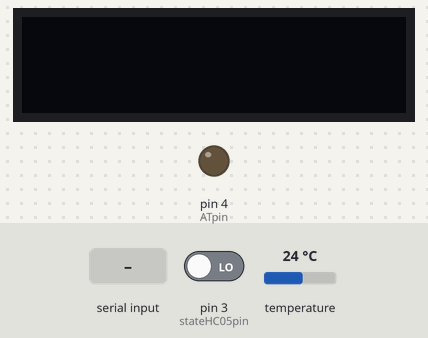
A sketch run on a simulated Arduino Mega 2560, built with avr-gcc and run on an emulated ATmega2560. Shown: 128×32 one-colour display, output pins drawn as LEDs (lit = HIGH). Inputs (shaded band) come from the test bench; at power-on: pin 3 (stateHC05pin) LOW, temperature 24 °C. The display library's start-up logo is not drawn; the modem accepts every AT command (registered, SIM ready, sends succeed) and sends nothing else; what the sketch prints to the serial monitor is not drawn.

Above: at 0.8 s.
0.9 s: "ROLE=1>" received over the second serial link
3.4 s: "OK>" received over the second serial link
5.9 s: "ELM>" received over the second serial link
At 13.2 s:
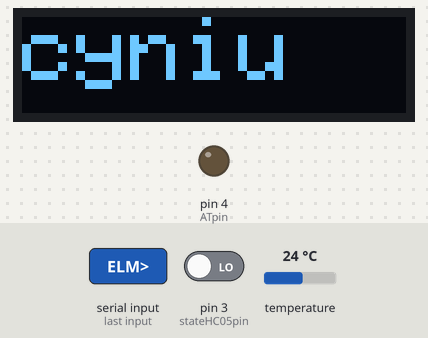
At 14.8 s:
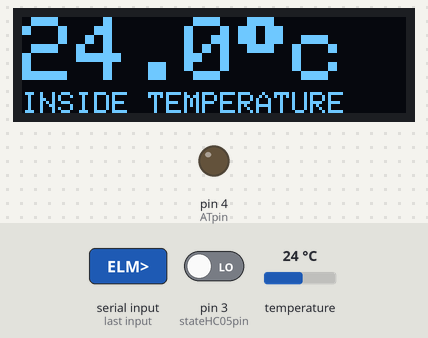
Timing chart, 0 to 16.3 s (numbered marks = the images above; inputs shaded):
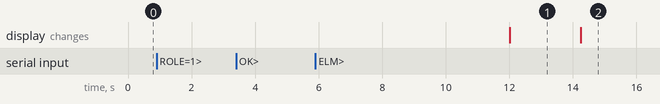

Measured:
- after the input at 0.9 s, every drawn part: stays the same
- after the input at 3.4 s, every drawn part: stays the same
- after the input at 5.9 s, the display: changes after 6.1 s (image 1)
- what the display in image 1 shows lasts 2.2 s, from 12.0 s to 14.2 s

The sketch:

CAR_PC.ino
```cpp
#include <OneWire.h>
#include <DallasTemperature.h>
#include <Wire.h>
#include <Adafruit_GFX.h>
#include <Adafruit_SSD1306.h>

#include "ELM327.h"
#include "nextionLCD.h"

#define OLED_RESET 40
#define ONE_WIRE_BUS 5
OneWire oneWire(ONE_WIRE_BUS);

// Pass our oneWire reference to Dallas Temperature.
DallasTemperature sensors(&oneWire);
#define TEMPERATURE_PRECISION 8
// Ilość czujników
#define SENSORS_NUM 2
// Adresy czujników
// arrays to hold device addresses
DeviceAddress insideThermometer = {
  0x28, 0xFF, 0xAC, 0xBC, 0x80, 0x16, 0x05, 0xC2
};


ELM327 elm327;
NEXTION_LCD lcd;
Adafruit_SSD1306 display( OLED_RESET );

const byte stateHC05pin = 3;
const byte ATpin = 4;
String bufor;
bool workOK = true;
double temperatureInside() {
  sensors.requestTemperatures(); // Send the command to get temperatures
  return sensors.getTempC(insideThermometer);
}
void setup()
{
  Serial.begin(9600);
  Serial2.begin(9600);

  display.begin(SSD1306_SWITCHCAPVCC, 0x3C);  // initialize with the I2C addr 0x3C (for the 128x32)
  display.display();

  sensors.begin();
  sensors.setResolution(insideThermometer , TEMPERATURE_PRECISION);

  elm327.init(38400, stateHC05pin, ATpin);
  Serial.println("wait for connection");

  while (!elm327.isConnectedToBluetooth()) {
    Serial.print('.');
  }
  elm327.elm327WaitForReady();
  elm327.setupELM327();
  elm327.setPcmHeader();
  //lcd.displayMainPage();
  voltage();
  displayText("cyniu");
  Serial.println("setup done");
}

void loop()
{
  if (Serial.available() > 0) {
    while (Serial.available() > 0) {
      bufor += Serial.readString();
    }
    if (bufor[0] == 'f') {
      USEFUL::freeMode();
      bufor = "";
    }
    bufor = "";
  }
  voltage();
  odometer();
  engineLoad();
  brakeUse();
  coolant();
  engineLoad();
  brakeUse();
  fuel();
  engineLoad();
  brakeUse();
  temperatureInsideCar();
  engineLoad();
  brakeUse();
  runtime();
  engineLoad();
  brakeUse();
  engineLoad();
  brakeUse();

  engineLoad();
  brakeUse();
  delay(50);
}

void coolant() {
  String buf = String(elm327.engineCoolantTemperature());
  lcd.displayCoolantBar(buf);
  lcd.displayCoolant( buf);
}
void voltage() {
  float volt = elm327.getVoltage();
  if (volt > 1.0 && workOK == false){
    lcd.displayMainPage();//daj ekran connections
    workOK = true;
  }
  else if (volt < 1.0 && workOK == true){
    lcd.displayConnPage();//daj ekran wysetlania danych
    workOK = false;
  }
  String voltBuf = String(volt);
  //Serial.println (voltBuf);
  lcd.displayVoltage( voltBuf );
}
void fuel() {
  String buf = String (elm327.fuelTankLevel());
  lcd.displayFuelBar(buf);
  lcd.displayFuel(buf);
}
void temperatureInsideCar() {
  double t = temperatureInside();
  String txt = String(t);
  txt.remove(txt.length() - 1, txt.length());
  lcd.displayTemp(txt);
  displayTemperature(txt);
}
void odometer() {
  String odo = String(elm327.odometerCurrent());
  lcd.displayOdometer(odo);
}
void runtime() {
  long time1 = elm327.runTimeEngineStart();
  String str = USEFUL::convertSecToHMstring(time1);
  lcd.displayRuntime(str);
}
void engineLoad() {
  int load = elm327.engineLoad();
  lcd.displayLoad(String(load) + "%");
}
void brakeUse() {
  CAR_BRAKE statusNow = elm327.brakeON();
  static bool parkingBrakeStatus = false;
  static bool brakeStatus = false;

  static unsigned int counter  = 0;
  if ((statusNow == CAR_BRAKE::ON || statusNow == CAR_BRAKE::BOTH_BRAKE) && brakeStatus == false) {
    lcd.displayBrakeStat("BRAKE!");
    counter++;
    lcd.displayBrakeCounter(counter);
    brakeStatus = true;
  }
  else if ((statusNow == CAR_BRAKE::OFF || statusNow == CAR_BRAKE::PARKING_BRAKE) && brakeStatus == true) {
    lcd.displayBrakeStat("---");
    brakeStatus = false;
  }
  else if ((statusNow == CAR_BRAKE::BOTH_BRAKE || statusNow == CAR_BRAKE::PARKING_BRAKE) && parkingBrakeStatus == false) {
    lcd.displayParkingBrake(true);
    parkingBrakeStatus = true;
  }
  else if ((statusNow == CAR_BRAKE::OFF || statusNow == CAR_BRAKE::ON) && parkingBrakeStatus == true) {
    lcd.displayParkingBrake(false);
    parkingBrakeStatus = false;
  }

}
void displayTemperature(String str) {
  // Clear the buffer.
  display.clearDisplay();
  display.setCursor(0, 25);
  display.setTextSize(1);
  display.setTextColor(WHITE);
  display.print("INSIDE TEMPERATURE");

  display.setCursor(0, 0);
  display.setTextSize(3);
  display.setTextColor(WHITE);
  display.print(str + (char)247 + 'c');
  display.display();
}

void displayText(String str) {
  // Clear the buffer.
  display.clearDisplay();
  display.setCursor(0, 0);
  display.setTextSize(3);
  display.setTextColor(WHITE);
  display.print(str);
  display.display();
}
```

ELM327.cpp
```cpp
#include "ELM327.h"
HardwareSerial & SerialBluetooth = Serial1;

ELM327::ELM327() {

}
ELM327::~ELM327() {

}
void ELM327::sendATCommand(String command) {
  SerialBluetooth.print(command);
  SerialBluetooth.write("\r\n");
}
String ELM327::recvATCommand() {
  String recvString;
  //Serial.print("recv: ");
  delay(100);
  while (SerialBluetooth.available() > 0) {
    recvString += SerialBluetooth.readString();
  }
  return recvString;
}
void ELM327::sendATCommandToOBDII(String cmd) {
  SerialBluetooth.print(cmd);
  SerialBluetooth.write("\r\n");
}
String ELM327::recvFromOBDII() {
  String recvString;
  delay(100);
  while (SerialBluetooth.available() > 0) {
    recvString += SerialBluetooth.readStringUntil('>');
  }
  SerialBluetooth.flush();
  return recvString;
}

void ELM327::init(unsigned int bitrate, byte statePin, byte ATpin) {
  SerialBluetooth.begin(bitrate);
  m_statePin = statePin;
  pinMode(m_statePin, INPUT);
  m_ATpin = ATpin;
  pinMode(m_ATpin, OUTPUT);
}

bool ELM327::isConnectedToBluetooth() {
  //SerialBluetooth.flush();
  if (digitalRead(m_statePin) == HIGH) {
    sendATCommand("ATI");
    String buf  = SerialBluetooth.readStringUntil('\n');
    // Serial.print("odebralem w low: ");
    //Serial.println(buf);
    return true;
  }
  digitalWrite(m_ATpin, HIGH);
  sendATCommand("AT");
  String buf  = SerialBluetooth.readStringUntil('\n');
  Serial.print("odebralem: ");
  Serial.println(buf);
  if (buf[0] == 'O' && buf[1] == 'K')
  {
    digitalWrite(m_ATpin, LOW);
    return true;
  }
  return false;
}
bool  ELM327::isELM327Connected() {
  sendATCommand("ATI");
  if ( recvATCommand() == "OK" && digitalRead(m_statePin) == HIGH)
  {
    return true;
  }
  return false;
}
void ELM327::elm327WaitForReady() {
  sendATCommand("ATI");
  String content = recvATCommand();
  Serial.println(content.indexOf("ELM"));
  Serial.println(content);
  while (content.indexOf("ELM") < 0) {
    sendATCommand("ATI");
    content = recvATCommand();
    Serial.println(content.indexOf("ELM"));
    Serial.println(content);
    delay(500);
    Serial.println("no elm!");
  }

}
void ELM327::connectingToELM327BT(String MAC_ELM327) {

  isConnectedToBluetooth();
  //sendATCommand("AT+RESET");

  delay(1000);
  isConnectedToBluetooth();
  Serial.println("version");
  sendATCommand("AT+VERSION"  );
  Serial.print(recvATCommand());
  //  Serial.println("ROLE=1");
  //  sendATCommand("AT+ROLE=1");
  //  Serial.println(recvATCommand());
  //  Serial.println("CMODE");
  //  sendATCommand("AT+CMODE=0");
  //  Serial.println(recvATCommand());
  //  Serial.println("INIT");
  //  sendATCommand("AT+INIT");
  //  Serial.println(recvATCommand());
  //  delay(1000);
  Serial.println("BIND");
  sendATCommand("AT+BIND=" + MAC_ELM327);
  Serial.println(recvATCommand());
  delay(3000);
  Serial.println("PAIR");
  sendATCommand("AT+PAIR=" + MAC_ELM327 + ",10");
  Serial.println(recvATCommand());
  delay(3000);
  Serial.println("LINK");
  sendATCommand("AT+LINK=" + MAC_ELM327);
  Serial.println(recvATCommand());
  Serial.println("SP");
  sendATCommand("AT SP 0");
  Serial.println(recvATCommand());
  Serial.println("done");
}
void ELM327::setupELM327() {
  sendATCommand("AT E0");
  Serial.println(recvATCommand());
  sendATCommand("AT SP 0");
  Serial.println(recvATCommand());
  sendATCommand("AT S0");
  Serial.println(recvATCommand());
}
void ELM327::setPcmHeader() {
  sendATCommand("ATSH0007E0");
  Serial.println(recvATCommand());
  sendATCommand("ATCRA7E8");
  Serial.println(recvATCommand());
}

int ELM327::engineCoolantTemperature() {
  int temperature = 0;
  String temp;
  sendATCommandToOBDII("0105");
  temp = recvFromOBDII();
  //Serial.println(temp.substring(4, 7));
  temperature = USEFUL::hexToDec(temp.substring(4, 6));
  return temperature - 40;
}
int ELM327::fuelTankLevel() {
  int level;
  String temp;
  sendATCommandToOBDII("012F");
  temp = recvFromOBDII();
  level = USEFUL::hexToDec(temp.substring(4, 6));
  return (level * 100) / 255;
}

float ELM327::getVoltage() {
  float level;
  String temp = "cyniu";
  sendATCommandToOBDII("AT RV");
  //sendATCommandToOBDII("AT+pswd");
  temp = recvFromOBDII();

  temp = temp.substring(0, 4);
  level = temp.toFloat();
  Serial.print("odebralem voltage: " );
  Serial.println (level);
  return level;
}
int ELM327::engineLoad() {
  int load = 1;
  String temp;
  sendATCommandToOBDII("0104");
  temp = recvFromOBDII();
  //Serial.println(temp.substring(4, 6));
  load = USEFUL::hexToDec(temp.substring(4, 6));
  //Serial.print("LOAD: ");
  //Serial.println(load);
  return (load / 2.55) ;
}

CAR_BRAKE ELM327::brakeON() {
  sendATCommandToOBDII("222B001");
  String temp = recvFromOBDII();
  //Serial.print("BREAK: ");
  //Serial.println(temp);
  switch (temp[6]) {
    case 'C':
      return CAR_BRAKE::ON;
    case '2':
      return CAR_BRAKE::PARKING_BRAKE;
    case 'E':
      return CAR_BRAKE::BOTH_BRAKE;
    default:
      return CAR_BRAKE::OFF;
  }
}

int ELM327::ambientAirTemperature() {
  int temperature = 0;
  String temp;
  sendATCommandToOBDII("0146");
  temp = recvFromOBDII();
  temperature = USEFUL::hexToDec(temp.substring(4, 6));
  return temperature - 40;
}

long ELM327::runTimeEngineStart() {
  //011F   256A+B  return seconds
  int A = 0;
  int B = 0;
  String temp;
  sendATCommandToOBDII("011F");
  temp = recvFromOBDII();
  A = USEFUL::hexToDec(temp.substring(4, 6));
  B = USEFUL::hexToDec(temp.substring(6, 8));
  return 256 * A + B;
}
int ELM327::odometerCurrent() {
  // 0131  256A+B   km
  static int km = 0;
  String temp;
  int A, B;
  if (km <= 0) {
    sendATCommandToOBDII("0131");
    temp = recvFromOBDII();
    A = USEFUL::hexToDec(temp.substring(4, 6));
    B = USEFUL::hexToDec(temp.substring(6, 8));
    km = 256 * A + B;
  }
  sendATCommandToOBDII("0131");
  temp = recvFromOBDII();
  A = USEFUL::hexToDec(temp.substring(4, 6));
  B = USEFUL::hexToDec(temp.substring(6, 8));
  return 256 * A + B - km;
}
```

ELM327.h
```cpp
#ifndef ELM327_H
#define ELM327_H
#include <Arduino.h>
#include "useful.h"
enum class CAR_BRAKE{
  ON,
  OFF,
  PARKING_BRAKE,
  BOTH_BRAKE
};
class ELM327
{
    byte m_statePin;
    byte m_ATpin;
    void sendATCommand(String command);
    String recvATCommand();
    void sendATCommandToOBDII(String cmd);
    String recvFromOBDII();

  public:
    ELM327();
    ~ELM327();
    void init(unsigned int bitrate, byte statePin, byte ATpin);
    bool isConnectedToBluetooth();
    bool isELM327Connected();
    void elm327WaitForReady();
    void connectingToELM327BT(String MAC_ELM327);
    void setupELM327();
    void setPcmHeader();
    int engineCoolantTemperature();
    int fuelTankLevel();
    float getVoltage();
    int engineLoad();
    CAR_BRAKE brakeON();
    int ambientAirTemperature();
    long runTimeEngineStart();
    int odometerCurrent();
};
#endif
```

useful.cpp
```cpp
#include "useful.h"
unsigned int USEFUL::hexToDec(String hexString) {
  unsigned int decValue = 0;
  int nextInt;

  for (int i = 0; i < hexString.length(); i++) {
    nextInt = int(hexString.charAt(i));
    if (nextInt >= 48 && nextInt <= 57)
      nextInt = map(nextInt, 48, 57, 0, 9);
    if (nextInt >= 65 && nextInt <= 70)
      nextInt = map(nextInt, 65, 70, 10, 15);
    if (nextInt >= 97 && nextInt <= 102)
      nextInt = map(nextInt, 97, 102, 10, 15);

    nextInt = constrain(nextInt, 0, 15);
    decValue = (decValue * 16) + nextInt;
  }
  return decValue;
}

void USEFUL::freeMode() {
  String bufor;
  Serial.println("start free mode");
  while (true) {
    if (Serial.available()) {
      while (Serial.available() > 0) {
        bufor += Serial.readString();
      }
      if (bufor[0] == 'E' && bufor[4] == '!') {
        break;
      }
      Serial.println("you send:" + bufor);
      Serial1.write(bufor.c_str());
      Serial1.write("\r\n");
      bufor = "";
    }
    if (Serial1.available()) {
      Serial.println("jest cos do odbioru");
      while (Serial1.available() > 0) {
        bufor += Serial1.readString();
      }
      Serial.println("recv: " + bufor);
      bufor = "";
    }
  }
  Serial.println("stop free mode");
}
String USEFUL::convertSecToHMstring(long sec){
  String h;
  String m;
  int hInt;
  int mInt;
  mInt = sec / 60;
  hInt = mInt / 60;
  mInt = mInt - hInt * 60;
  m  = String(mInt);
  h = String(hInt);
  return h+" h "+m+" m";
}
```

useful.h
```cpp
#ifndef USEFUL_H
#define USEFUL_H
#include <Arduino.h>

class USEFUL
{
  public:
    static unsigned int hexToDec(String hexString);
    static void freeMode();
    static String convertSecToHMstring(long sec);
};
#endif
```

nextionLCD.cpp
```cpp
#include "nextionLCD.h"

NEXTION_LCD::NEXTION_LCD() {
  nextionLCD_RS232.begin(9600);
}
void NEXTION_LCD::sendEndMSG() {
  nextionLCD_RS232.write(0xFF);
  nextionLCD_RS232.write(0xFF);
  nextionLCD_RS232.write(0xFF);

  if (nextionLCD_RS232.available() > 0) {
    while (nextionLCD_RS232.available() > 0) {
      Serial.print(nextionLCD_RS232.read());
    }
    Serial.println("");
  }
}
void NEXTION_LCD::displayMainPage() {
  nextionLCD_RS232.write("page 1");
  sendEndMSG();
}
void NEXTION_LCD::displayConnPage() {
  nextionLCD_RS232.write("page 0");
  sendEndMSG();
}

void NEXTION_LCD::displayVoltage(String str) {
  nextionLCD_RS232.write("main.vol.txt=\"");
  nextionLCD_RS232.write(str.c_str());
  nextionLCD_RS232.write("\"");
  sendEndMSG();
}
void NEXTION_LCD::displayFuelBar(String i) {
  nextionLCD_RS232.write("main.fuelLevel.val=");
  nextionLCD_RS232.write(i.c_str());
  sendEndMSG();
}
void NEXTION_LCD::displayFuel(String str) {
  nextionLCD_RS232.write("main.fue.txt=\"");
  nextionLCD_RS232.write(str.c_str());
  nextionLCD_RS232.write("%\"");
  sendEndMSG();
}
void NEXTION_LCD::displayTemp(String str) {
  nextionLCD_RS232.write("main.temp.txt=\"");
  nextionLCD_RS232.write(str.c_str());
  nextionLCD_RS232.write("\"");
  sendEndMSG();
}
void NEXTION_LCD::displayCoolantBar(String str) {
  int temp = str.toInt();
  if (temp > 40 && temp < 91 && levelCoolant != NORMAL) {
    setCoolantIcon(NORMAL);
    levelCoolant = NORMAL;
  }
  else if (temp >= 91 && levelCoolant != HOT) {
    levelCoolant = HOT;
    setCoolantIcon(HOT);
  }
  else if (temp <= 40 && levelCoolant != COLD) {
    levelCoolant = COLD;
    setCoolantIcon(COLD);
  }
  if (temp < -10 ) {
    temp = -10;
  }
  else if (temp > 110) {
    temp = 110;
  }
  str = String(map(temp, -10, 110, 0, 100   ));
  nextionLCD_RS232.write("main.tempBar.val=");
  nextionLCD_RS232.write(str.c_str());
  sendEndMSG();
}
void NEXTION_LCD::displayCoolant(String str) {
  nextionLCD_RS232.write("main.wat.txt=\"");
  nextionLCD_RS232.write(str.c_str());
  nextionLCD_RS232.write("\"");
  sendEndMSG();
}
void NEXTION_LCD::displayLoad(String str) {
  nextionLCD_RS232.write("main.loa.txt=\"");
  nextionLCD_RS232.write(str.c_str());
  nextionLCD_RS232.write("\"");
  sendEndMSG();
}
void NEXTION_LCD::displayOdometer(String str) {
  nextionLCD_RS232.write("main.odom.txt=\"");
  nextionLCD_RS232.write(str.c_str());
  nextionLCD_RS232.write(" KM\"");
  sendEndMSG();
}
void NEXTION_LCD::displayRuntime(String str) {
  nextionLCD_RS232.write("main.time.txt=\"");
  nextionLCD_RS232.write(str.c_str());
  nextionLCD_RS232.write("\"");
  sendEndMSG();
}
void NEXTION_LCD::setCoolantIcon(TEMPERATURELEVEL i) {
  nextionLCD_RS232.write("main.watIcon.pic=");
  nextionLCD_RS232.write(String(i).c_str());
  sendEndMSG();
}
void NEXTION_LCD::displayBrakeStat(String str) {
  nextionLCD_RS232.write("main.brake.txt=\"");
  nextionLCD_RS232.write(str.c_str());
  nextionLCD_RS232.write("\"");
  sendEndMSG();
}
void NEXTION_LCD::displayBrakeCounter(int i) {
  nextionLCD_RS232.write("main.counter.val=");
  nextionLCD_RS232.write(String(i).c_str());
  sendEndMSG();
}

void NEXTION_LCD::displayParkingBrake(bool s) {
  if (s == true) {
    nextionLCD_RS232.write("page parking");
    sendEndMSG();
  }
  else
  {
    nextionLCD_RS232.write("page main");
    sendEndMSG();
  }
}
```

nextionLCD.h
```cpp
#ifndef NEXTION_LCD_H
#define NEXTION_LCD_H
#include <Arduino.h>
#include "useful.h"
enum  TEMPERATURELEVEL {
  COLD = 5,
  NORMAL = 7,
  HOT = 6};

class NEXTION_LCD
{
    HardwareSerial & nextionLCD_RS232 = Serial2;
    void setCoolantIcon(TEMPERATURELEVEL i);
  public:
    TEMPERATURELEVEL levelCoolant = COLD;
    NEXTION_LCD() ;
    void sendEndMSG();
    void displayMainPage();
    void displayConnPage();
    void displayVoltage(String str);
    void displayFuel(String str);
    void displayTemp(String str);
    void displayCoolant(String str);
    void displayLoad(String str);
    void displayOdometer(String str);
    void displayRuntime(String str);
    void displayFuelBar(String i);
    void displayCoolantBar(String str);
    void displayBrakeStat(String str);
    void displayBrakeCounter(int i);
    void displayParkingBrake(bool s);
};
#endif
```
